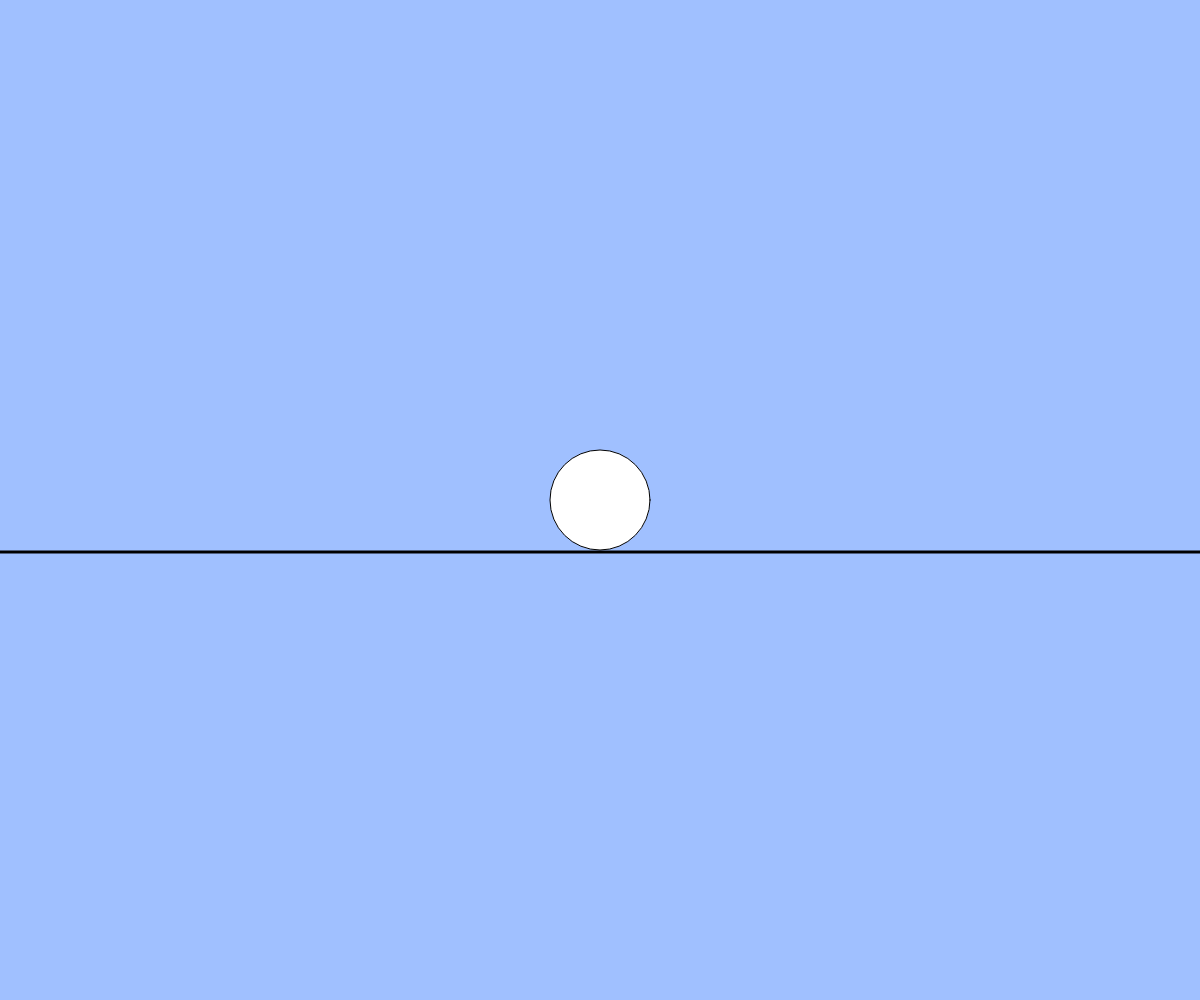
Frame 1 (no input)
Frame 60 (no input): identical to frame 1, image omitted
Frame 120 (the mouse pressed at the canvas centre since frame 60): identical to frame 1, image omitted

The p5.js sketch that drew this single still picture (run headless with seeded random() and noise() and a simulated clock; from frame 60 on, the mouse is pressed at the canvas centre):

// p5.js sketch
// ── sketch.js
// テキスト「キーボード操作に反応する」
let x, y;
let s;

function setup(){
  createCanvas(windowWidth, windowHeight);
  x = width / 2;
  y = height / 2;
}

function draw(){
  background(160, 192, 255);
  strokeWeight(3)
  line(0, y + 52, width, y +52);
  strokeWeight(1);
  ellipse(x, y, 100);
  if(keyIsDown(" ".charCodeAt(0))){ s = 10; }
  else{ s = 5 }
  if(keyIsDown(LEFT_ARROW)){ x -= s; }
  if(keyIsDown(RIGHT_ARROW)){ x += s; }
//  if(keyIsDown(UP_ARROW)){ y -= 5; }
//  if(keyIsDown(DOWN_ARROW)){ y += 5; }
  // if(keyIsDown("A".charCodeAt(0))){ x+= 10; }
  // if(keyIsDown(" ".charCodeAt(0))){ x-= 10; }
  
}

// イベントハンドラを使用するパターン
// function keyPressed(){
//   if(keyCode == LEFT_ARROW){ x -= 5; }
//   else if(keyCode == RIGHT_ARROW){ x+= 5; }
//   else if(keyCode == DOWN_ARROW){ y += 5; }
//   else if(keyCode == UP_ARROW){ y -= 5; }
//   else if(key == "A"){ x += 10; }
// }

function windowResized(){
  resizeCanvas(windowWidth, windowHeight);
}
